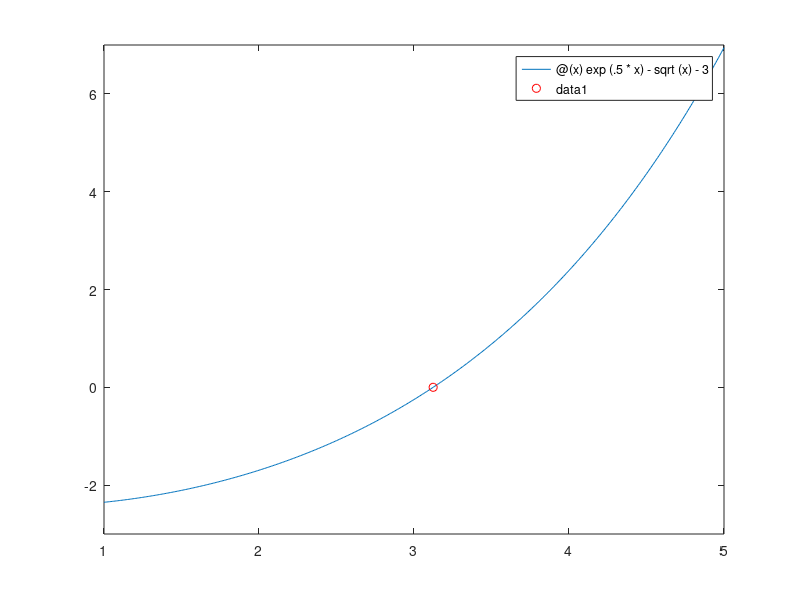

Reproduce this figure in MATLAB. (Note: this script raises an error after producing the figure.)
% lab09.m
% Parth Ray

clear;
format compact;
format short;
close all;

%%p01
F =  @(x) exp(.5*x) - sqrt(x) - 3;
fplot(F, [1 5]);
ylim([-3 7]);
hold on;
x0 = fzero(F, 3);
y0 = F(x0);
plot(x0, y0, "or");
t = "(" + num2str(x0, "%.4f") + ", " + num2str(y0, "%.0f") + ")";
text(x0 + .07, y0, t, "FontSize", 8);
title("p01 Parth Ray");
xlabel("x");
ylabel("y");
p01r = [x0];
display(p01r);
clear F x0 y0 t;

%%p02
figure;
F =  @(x) 3 + (3*sin(x)) - (0.5*x.^3);
fplot(F, [0 5]);
ylim([-70 10]);
hold on;
x0 = fzero(F, 2);
y0 = F(x0);
plot(x0, y0, "or");
t = "(" + num2str(x0, "%.4f") + ", 0"  + ")";
text(x0 + .1, y0 + .5, t, "FontSize", 8);
title("p02 Parth Ray");
xlabel("x");
ylabel("y");
p02r = [x0];
display(p02r);
clear F x0 y0 t;

%%p03
figure;
F = @(x) x.^3 - 8*x.^2 + 17*x + sqrt(x) - 10;
fplot(F, [.5 5]);
ylim([-5 3]);
title("p03 Parth Ray");
xlabel("x");
ylabel("y");
hold on;

x1 = fzero(F, 1);
y1 = F(x1);
plot(x1, 0, "or");
t1 = "(" + num2str(x1, "%.5f") + ", 0"  + ")";
text(x1 + .1, y1, t1, "FontSize", 8);
hold on;

x2 = fzero(F, 2.5);
y2 = F(x2);
plot(x2, 0, "or");
t2 = "(" + num2str(x2, "%.4f") + ", 0"  + ")";
text(x2 + .1, y2, t2, "FontSize", 8);
hold on;

x3 = fzero(F, 4.5);
y3 = F(x3);
plot(x3, 0, "or");
t3 = "(" + num2str(x3, "%.4f") + ", 0"  + ")";
text(x3 + .1, y3, t3, "FontSize", 8);

p03r = [x1, x2, x3];
display(p03r);
clear F t1 t2 t3 x1 x2 x3 y1 y2 y3;

%%p04
figure;
F = @(x) x.^2 - 5*x.*sin(3*x) + 3;
fplot(F, [0 6]);
title("p04 Parth Ray");
xlabel("x");
ylabel("y");
ylim([-10 70]);
hold on;

x1 = fzero(F, 2);
y1 = F(x1);
plot(x1, 0, "or");
t1 = "(" + num2str(x1, "%.4f") + ", 0"  + ")";
text(x1 - .8, y1, t1, "FontSize", 8);
hold on;

x2 = fzero(F, 3);
y2 = F(x2);
plot(x2, 0, "or");
t2 = "(" + num2str(x2, "%.4f") + ", 0"  + ")";
text(x2 + .1, y2, t2, "FontSize", 8);

p04r = [x1 x2];
display(p04r);
clear F t1 t2 x1 x2 y1 y2;

%%p09
figure;
F = @(x) (x-2)./((x-2).^4 + 2).^1.8;
fplot(F, [0 9]);
title("p09 Parth Ray");
xlabel("x");
ylabel("y");
ylim([-.2 .2]);
hold on;

xmin = fminbnd(F, 1, 2);
ymin = F(xmin);
plot(xmin, ymin, "or");
tmin = "(" + num2str(xmin, "%.4f") + ", " + num2str(ymin, "%.5f") + ")";
text(xmin + .1, ymin, tmin, "FontSize", 8);
hold on;

xmax = abs(fminbnd(@(x) -F(x), 2, 3));
ymax = abs(F(xmax));
plot(xmax, ymax, "or");
tmax = "(" + num2str(xmax, "%.4f") + ", " + num2str(ymax, "%.5f") + ")";
text(xmax + .1, ymax, tmax, "FontSize", 8);

p09xmax = xmax;
p09ymax = ymax;
p09xmin = xmin;
p09ymin = ymin;
display(p09xmin);
display(p09ymin);
display(p09xmax);
display(p09ymax);

clear xmin ymin xmax ymax F tmin tmax;

%%p16
F = @(x) (2*(x.^2))./sqrt(1 + x);
p16 = integral(F, 1, 6);
display(p16);
clear F;

%%p17
F = @(x) (cos(2*x))./x;
p17 = integral(F, 1, 2);
display(p17);
clear F;

%%p18
F = @(x) (exp(2*x))./x;
p18 = integral(F, 1, 2);
display(p18);
clear F;

%%p19
F = @(x) exp(-(x).^2);
p19 = integral(F, -1, 1);
display(p19);
clear F;

%%p20
t = [0:7];
v = [0 14 39 69 95 114 129 139] * 1.46667;
p20 = round(trapz(t, v), 1);
display(p20);
clear t v;

%%p24
w = [0 40 80 120 160 200 240 280 320 360 400, 440];
h = [0 40 96 140 147 121 117 139 140 62 18, 0];
p = polyfit(w, h, 3);
F = @(x) p(1)*x.^3 + p(2)*x.^2 + p(3)*x + p(4);
p24 = round(integral(F, 0, 400));
display(p24);
clear h w p F;

%%p29
figure;
F = @(x, y) sqrt(x) + (x.^2 .* sqrt(y))/4;
[x, y] = ode45(F, [1 5], 1);
plot(x, y);
title("p29 Parth Ray");
xlabel("x-axis");
ylabel("y-axis");
ylim([0 60]);
clear x y F;

%%p30
figure;
F = @(x, y) sqrt(x.*y) - .5*y.*(exp(-.1*x));
[x, y] = ode45(F, linspace(0, 4, 200), 6.5);
plot(x, y);
title("p30 Parth Ray");
xlabel("x-axis");
ylabel("y-axis");
ylim([5 10]);
clear x y F;

%%p31
figure;
F = @(t, y) 80*exp(-1.6*t) .* cos(4*t) - .4*y;
[t, y] = ode45(F, linspace(0, 4, 200), 0);
plot(t, y);
title("p31 Parth Ray");
xlabel("x-axis");
ylabel("y-axis");
ylim([0 15]);
clear t y F;

%%p38
figure;
F = @(t, A) .8*A.*(1 - (A/60)^.25);
[t, A] = ode45(F, linspace(0, 30, 200), 1);
plot(t, A);
title("p38 Parth Ray");
xlabel("x-axis");
ylabel("y-axis");
ylim([0 60]);
clear t A F;

who;